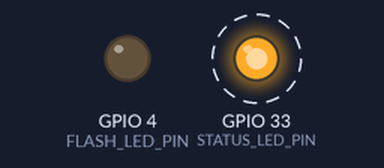
Simulated run of this sketch. Board: ESP32. Shown: output pins drawn as LEDs (lit = HIGH). Dashed ring = blinking. WiFi joins after 1.5 s; servers stay silent unless stated; uploads are accepted with an empty reply; the local clock reads 2024-03-15 10:24:30 at power-on unless the sketch sets it; the camera gives no picture; what the sketch prints to the serial monitor is not drawn.

Above: at 2.4 s.
Timing chart, 0 to 4.8 s (numbered marks = the images above):
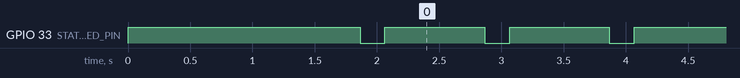

Measured:
- by itself, GPIO 33 (STATUS_LED_PIN): alternates HIGH for 0.80 s and LOW for 0.20 s

The sketch:

esp32cam_intrusion.ino
```cpp
/*
 * ESP32-CAM Intrusion Detection - camera node
 *
 * Captures JPEG frames at a fixed interval and uploads them over HTTPS/TLS
 * to the Flask backend (POST /api/upload). The backend runs YOLO11 person
 * detection and restricted-zone checks; this node only captures and sends.
 *
 * Board: "AI Thinker ESP32-CAM"  (Arduino IDE, esp32 core by Espressif >= 2.0)
 * Copy secrets.example.h -> secrets.h and fill in your values before building.
 */

#include "esp_camera.h"
#include <WiFi.h>
#include <WiFiClientSecure.h>
#include <HTTPClient.h>
#include "soc/soc.h"
#include "soc/rtc_cntl_reg.h"
#include "secrets.h"

// ---------- AI Thinker ESP32-CAM pin map ----------
#define PWDN_GPIO_NUM     32
#define RESET_GPIO_NUM    -1
#define XCLK_GPIO_NUM      0
#define SIOD_GPIO_NUM     26
#define SIOC_GPIO_NUM     27
#define Y9_GPIO_NUM       35
#define Y8_GPIO_NUM       34
#define Y7_GPIO_NUM       39
#define Y6_GPIO_NUM       36
#define Y5_GPIO_NUM       21
#define Y4_GPIO_NUM       19
#define Y3_GPIO_NUM       18
#define Y2_GPIO_NUM        5
#define VSYNC_GPIO_NUM    25
#define HREF_GPIO_NUM     23
#define PCLK_GPIO_NUM     22
#define FLASH_LED_PIN      4
#define STATUS_LED_PIN    33   // on-board red LED, active LOW

static const uint32_t CAPTURE_INTERVAL_MS = 1000;  // one frame per second
static const uint32_t HTTP_TIMEOUT_MS     = 10000;

WiFiClientSecure tlsClient;
uint32_t lastCapture = 0;
uint32_t consecutiveFailures = 0;

bool initCamera() {
  camera_config_t config;
  config.ledc_channel = LEDC_CHANNEL_0;
  config.ledc_timer   = LEDC_TIMER_0;
  config.pin_d0 = Y2_GPIO_NUM;  config.pin_d1 = Y3_GPIO_NUM;
  config.pin_d2 = Y4_GPIO_NUM;  config.pin_d3 = Y5_GPIO_NUM;
  config.pin_d4 = Y6_GPIO_NUM;  config.pin_d5 = Y7_GPIO_NUM;
  config.pin_d6 = Y8_GPIO_NUM;  config.pin_d7 = Y9_GPIO_NUM;
  config.pin_xclk = XCLK_GPIO_NUM;
  config.pin_pclk = PCLK_GPIO_NUM;
  config.pin_vsync = VSYNC_GPIO_NUM;
  config.pin_href = HREF_GPIO_NUM;
  config.pin_sccb_sda = SIOD_GPIO_NUM;
  config.pin_sccb_scl = SIOC_GPIO_NUM;
  config.pin_pwdn = PWDN_GPIO_NUM;
  config.pin_reset = RESET_GPIO_NUM;
  config.xclk_freq_hz = 20000000;
  config.pixel_format = PIXFORMAT_JPEG;
  config.grab_mode = CAMERA_GRAB_LATEST;   // always send the freshest frame

  if (psramFound()) {
    config.frame_size = FRAMESIZE_VGA;     // 640x480 is a good fit for YOLO11
    config.jpeg_quality = 12;
    config.fb_count = 2;
    config.fb_location = CAMERA_FB_IN_PSRAM;
  } else {
    config.frame_size = FRAMESIZE_QVGA;
    config.jpeg_quality = 15;
    config.fb_count = 1;
    config.fb_location = CAMERA_FB_IN_DRAM;
  }

  esp_err_t err = esp_camera_init(&config);
  if (err != ESP_OK) {
    Serial.printf("[CAM] init failed: 0x%x\n", err);
    return false;
  }
  Serial.println("[CAM] ready");
  return true;
}

// TLS certificate checks need a real clock; the ESP32 boots at 1970.
void syncClock() {
  configTime(0, 0, "pool.ntp.org", "time.google.com");
  Serial.print("[NTP] syncing time");
  time_t now = time(nullptr);
  uint32_t start = millis();
  while (now < 1700000000 && millis() - start < 10000) {
    delay(500);
    Serial.print(".");
    now = time(nullptr);
  }
  Serial.println(now >= 1700000000 ? " ok" : " failed (TLS may fail)");
}

void connectWiFi() {
  if (WiFi.status() == WL_CONNECTED) return;
  Serial.printf("[WiFi] connecting to %s", WIFI_SSID);
  WiFi.mode(WIFI_STA);
  WiFi.setSleep(false);
  WiFi.begin(WIFI_SSID, WIFI_PASSWORD);
  uint32_t start = millis();
  while (WiFi.status() != WL_CONNECTED && millis() - start < 20000) {
    delay(500);
    Serial.print(".");
  }
  if (WiFi.status() == WL_CONNECTED) {
    Serial.printf("\n[WiFi] connected, IP %s\n", WiFi.localIP().toString().c_str());
    syncClock();
  } else {
    Serial.println("\n[WiFi] failed, will retry");
  }
}

bool uploadFrame(camera_fb_t *fb) {
  HTTPClient http;
  String url = String("https://") + SERVER_HOST + ":" + SERVER_PORT + "/api/upload";
  if (!http.begin(tlsClient, url)) {
    Serial.println("[HTTP] begin failed");
    return false;
  }
  http.setTimeout(HTTP_TIMEOUT_MS);
  http.addHeader("Content-Type", "image/jpeg");
  http.addHeader("X-Camera-Id", CAMERA_ID);
  http.addHeader("X-API-Key", DEVICE_API_KEY);

  int code = http.POST(fb->buf, fb->len);
  if (code > 0) {
    String body = http.getString();
    Serial.printf("[HTTP] %d %s\n", code, body.c_str());
  } else {
    Serial.printf("[HTTP] error: %s\n", http.errorToString(code).c_str());
  }
  http.end();
  return code == 200;
}

void setup() {
  WRITE_PERI_REG(RTC_CNTL_BROWN_OUT_REG, 0);  // avoid resets on weak USB power
  Serial.begin(115200);
  pinMode(FLASH_LED_PIN, OUTPUT);
  digitalWrite(FLASH_LED_PIN, LOW);
  pinMode(STATUS_LED_PIN, OUTPUT);
  digitalWrite(STATUS_LED_PIN, HIGH);

  if (!initCamera()) {
    delay(3000);
    ESP.restart();
  }

  // Pin the backend's self-signed certificate so only our server is trusted.
  tlsClient.setCACert(SERVER_CA_CERT);
  connectWiFi();
}

void loop() {
  if (WiFi.status() != WL_CONNECTED) {
    connectWiFi();
    delay(1000);
    return;
  }
  if (millis() - lastCapture < CAPTURE_INTERVAL_MS) {
    delay(10);
    return;
  }
  lastCapture = millis();

  camera_fb_t *fb = esp_camera_fb_get();
  if (!fb) {
    Serial.println("[CAM] capture failed");
    return;
  }
  digitalWrite(STATUS_LED_PIN, LOW);
  bool ok = uploadFrame(fb);
  digitalWrite(STATUS_LED_PIN, HIGH);
  esp_camera_fb_return(fb);

  consecutiveFailures = ok ? 0 : consecutiveFailures + 1;
  if (consecutiveFailures >= 30) {
    Serial.println("[SYS] too many failures, restarting");
    ESP.restart();
  }
}
```

secrets.example.h
```cpp
// Copy this file to secrets.h (same folder) and fill in real values.
// secrets.h is git-ignored - never commit it.
#pragma once

#define WIFI_SSID       "YourWiFiName"
#define WIFI_PASSWORD   "YourWiFiPassword"

// LAN IP of the laptop running the Flask backend, and its HTTPS port.
#define SERVER_HOST     "192.168.1.100"
#define SERVER_PORT     5000

// Must match a camera entry in backend/.env (CAMERA_KEYS=cam-01:<key>)
#define CAMERA_ID       "cam-01"
#define DEVICE_API_KEY  "paste-the-key-printed-by-manage.py-init"

// Paste the contents of backend/certs/server.crt here (generated by
// `python manage.py gen-cert --ip <SERVER_HOST>`). Keep the line breaks.
static const char SERVER_CA_CERT[] = R"EOF(
-----BEGIN CERTIFICATE-----
...
-----END CERTIFICATE-----
)EOF";
```
